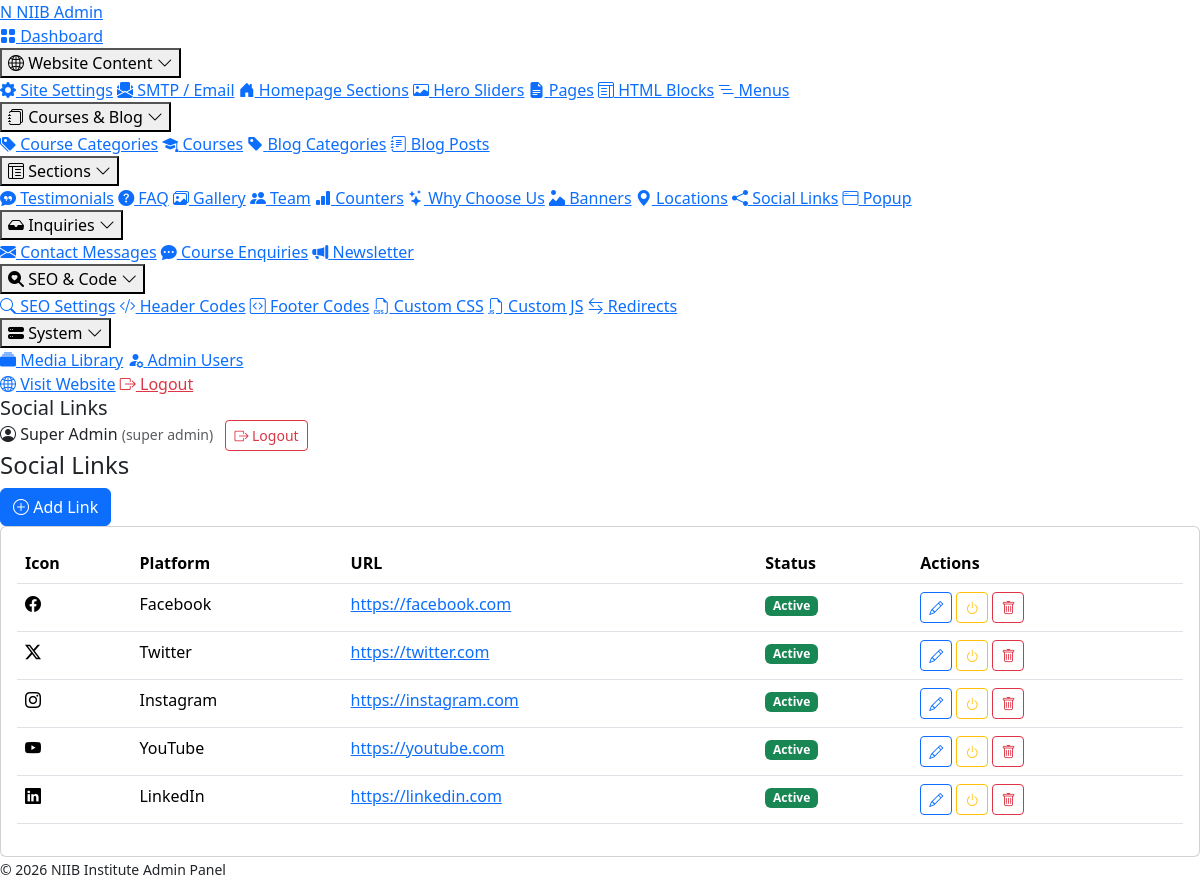
The app's page /admin/modules/social.php (signed in) with its own data.
### tables this page shows
CREATE TABLE `social_links` (
  `id` INT(11) UNSIGNED NOT NULL AUTO_INCREMENT,
  `platform` VARCHAR(80) NOT NULL,
  `url` VARCHAR(255) NOT NULL,
  `icon` VARCHAR(80) DEFAULT NULL,
  `sort_order` INT(11) NOT NULL DEFAULT 0,
  `status` TINYINT(1) NOT NULL DEFAULT 1,
  PRIMARY KEY (`id`)
);

### includes/functions.php (called while the page is built, shortened)
<?php
function e($value) {
    return htmlspecialchars((string)$value, ENT_QUOTES | ENT_HTML5, 'UTF-8');
}

### config/database.php (called while the page is built, shortened)
<?php
function db() {
    static $pdo = null;
    if ($pdo === null) {
        $dsn = 'mysql:host=' . DB_HOST . ';dbname=' . DB_NAME . ';charset=' . DB_CHARSET;
        $options = [
            PDO::ATTR_ERRMODE            => PDO::ERRMODE_EXCEPTION,
            PDO::ATTR_DEFAULT_FETCH_MODE => PDO::FETCH_ASSOC,
            PDO::ATTR_EMULATE_PREPARES   => false,
            PDO::MYSQL_ATTR_INIT_COMMAND => "SET NAMES " . DB_CHARSET
        ];
        try {
            $pdo = new PDO($dsn, DB_USER, DB_PASS, $options);
        } catch (PDOException $e) {
            if (ENVIRONMENT === 'development') {
                die('Database connection failed: ' . $e->getMessage());
            } else {
                error_log('DB connection error: ' . $e->getMessage());
                die('Service temporarily unavailable.');
            }
        }
    }
    return $pdo;
}

### admin/includes/auth.php (called while the page is built, shortened)
<?php
require_once __DIR__ . '/../../config/database.php';
require_once __DIR__ . '/../../includes/functions.php';
try {
    $stmt = db()->prepare("SELECT id, name, email, role, avatar FROM admin_users WHERE id=? AND status=1");
    $stmt->execute([$_SESSION['admin_id']]);
    $current_admin = $stmt->fetch();
} catch (Throwable $e) {
    die('DB error. Please run install.php.');
}

### admin/modules/social.php (the view, shortened to what this page needs)
<?php
require __DIR__.'/../includes/auth.php';
$page_title='Social Links'; $active='social';
$action=$_GET['action']??'list'; $id=(int)($_GET['id']??0); $pdo=db();
include __DIR__.'/../includes/header.php';
if ($action==='add' || $action==='edit') {
    $s=['id'=>0,'platform'=>'','url'=>'','icon'=>'','sort_order'=>0,'status'=>1];
    if ($action==='edit' && $id>0){$r=crud_fetch('social_links',$id); if($r)$s=$r;}
?>
<div class="page-header"><h4><?= $action==='edit'?'Edit Link':'Add Link' ?></h4><a class="btn btn-outline-secondary btn-sm" href="<?= ADMIN_URL ?>/modules/social.php"><i class="bi bi-arrow-left"></i> Back</a></div>
<form method="post"><?= csrf_field() ?><input type="hidden" name="id" value="<?= (int)$s['id'] ?>">
<div class="card"><div class="card-body"><div class="row g-3">
<div class="col-md-4"><label class="form-label">Platform *</label><input name="platform" class="form-control" required value="<?= e($s['platform']) ?>"></div>
<div class="col-md-5"><label class="form-label">URL *</label><input type="url" name="url" class="form-control" required value="<?= e($s['url']) ?>"></div>
<div class="col-md-3"><label class="form-label">Icon Class</label><input name="icon" class="form-control" value="<?= e($s['icon']) ?>" placeholder="bi-facebook"></div>
<div class="col-md-3"><label class="form-label">Sort Order</label><input type="number" name="sort_order" class="form-control" value="<?= (int)$s['sort_order'] ?>"></div>
<div class="col-md-3 d-flex align-items-end"><div class="form-check form-switch"><input type="checkbox" name="status" id="slst" value="1" class="form-check-input" <?= $s['status']?'checked':'' ?>><label for="slst" class="form-check-label">Active</label></div></div>
</div></div></div>
<button class="btn btn-primary mt-3"><i class="bi bi-check2-circle"></i> Save</button>
</form>
<?php } else { $rows=$pdo->query("SELECT * FROM social_links ORDER BY sort_order")->fetchAll(); ?>
<div class="page-header"><h4>Social Links</h4><a class="btn btn-primary" href="?action=add"><i class="bi bi-plus-circle"></i> Add Link</a></div>
<div class="card"><div class="card-body"><div class="table-responsive">
<table class="table table-hover"><thead><tr><th>Icon</th><th>Platform</th><th>URL</th><th>Status</th><th>Actions</th></tr></thead><tbody>
<?php foreach($rows as $r): ?>
<tr><td><i class="bi <?= e($r['icon']) ?>"></i></td><td><?= e($r['platform']) ?></td>
<td><a href="<?= e($r['url']) ?>" target="_blank" rel="noopener"><?= e($r['url']) ?></a></td>
<td><?= $r['status']?'<span class="badge bg-success">Active</span>':'<span class="badge bg-secondary">Inactive</span>' ?></td>
<td>
    <a class="btn btn-sm btn-outline-primary" href="?action=edit&id=<?= $r['id'] ?>"><i class="bi bi-pencil"></i></a>
    <a class="btn btn-sm btn-outline-warning" href="?action=toggle&id=<?= $r['id'] ?>"><i class="bi bi-power"></i></a>
    <a class="btn btn-sm btn-outline-danger confirm-delete" href="?action=delete&id=<?= $r['id'] ?>"><i class="bi bi-trash"></i></a>
</td></tr>
<?php endforeach; ?>
</tbody></table></div></div></div>
<?php } ?>
<?php include __DIR__.'/../includes/footer.php'; ?>

### admin/includes/header.php (shortened to what this page needs)
<?php
$page_title = $page_title ?? 'Admin';
$active = $active ?? '';
?>
<!DOCTYPE html>
<html lang="en">
<head>
<link href="https://cdn.jsdelivr.net/npm/bootstrap@5.3.2/dist/css/bootstrap.min.css" rel="stylesheet">
<link href="https://cdn.jsdelivr.net/npm/bootstrap-icons@1.11.1/font/bootstrap-icons.min.css" rel="stylesheet">
<link href="<?= ADMIN_URL ?>/assets/css/admin.css?v=4" rel="stylesheet">
</head>
<body>
<aside class="admin-sidebar">
    <div class="sidebar-brand">
        <a href="<?= ADMIN_URL ?>/index.php"><span class="logo-mark">N</span> <span class="logo-text">NIIB Admin</span></a>
    </div>
    <nav class="sidebar-nav">
        <a href="<?= ADMIN_URL ?>/index.php" class="<?= $active==='dashboard'?'active':'' ?>"><i class="bi bi-grid-fill"></i> Dashboard</a>
        <?php foreach ($nav_groups as $groupLabel => $group):
            $isOpen = false;
            foreach ($group['items'] as $i) if ($i['key'] === $active) { $isOpen = true; break; }
        ?>
        <div class="nav-group<?= $isOpen ? ' open' : '' ?>">
            <button type="button" class="nav-group-toggle">
                <i class="bi <?= e($group['icon']) ?>"></i>
                <span><?= e($groupLabel) ?></span>
                <i class="bi bi-chevron-down nav-group-chev"></i>
            </button>
            <div class="nav-group-items">
                <?php foreach ($group['items'] as $i): ?>
                    <a href="<?= ADMIN_URL ?>/<?= $i['href'] ?>" class="<?= $active===$i['key']?'active':'' ?>"><i class="bi <?= e($i['icon']) ?>"></i> <?= e($i['label']) ?></a>
                <?php endforeach; ?>
            </div>
        </div>
        <?php endforeach; ?>
        <a href="<?= SITE_URL ?>" target="_blank"><i class="bi bi-globe2"></i> Visit Website</a>
        <a href="<?= ADMIN_URL ?>/logout.php" class="text-danger"><i class="bi bi-box-arrow-right"></i> Logout</a>
    </nav>
</aside>
<div class="admin-main">
    <header class="admin-topbar">
        <h5 class="m-0"><?= e($page_title) ?></h5>
        <div class="ms-auto admin-user">
            <span class="d-none d-md-inline me-2"><i class="bi bi-person-circle"></i> <?= e($current_admin['name']) ?> <small class="text-muted">(<?= e(str_replace('_',' ',$current_admin['role'])) ?>)</small></span>
            <a href="<?= ADMIN_URL ?>/logout.php" class="btn btn-sm btn-outline-danger"><i class="bi bi-box-arrow-right"></i> Logout</a>
        </div>
    </header>
    <main class="admin-content">

### records on screen
social_links: platform "Facebook", url "https://facebook.com", status "Active"
social_links: platform "Twitter", url "https://twitter.com", status "Active"
social_links: platform "Instagram", url "https://instagram.com", status "Active"
social_links: platform "YouTube", url "https://youtube.com", status "Active"
social_links: platform "LinkedIn", url "https://linkedin.com", status "Active"

### other values on screen
$groupLabel "Website Content"
$i['label'] "Site Settings"
$i['label'] "SMTP / Email"
$i['label'] "Homepage Sections"
$i['label'] "Hero Sliders"
$i['label'] "Pages"
$i['label'] "HTML Blocks"
$i['label'] "Menus"
$groupLabel "Courses & Blog"
$i['label'] "Course Categories"
$i['label'] "Courses"
$i['label'] "Blog Categories"
$i['label'] "Blog Posts"
$groupLabel "Sections"
$i['label'] "Testimonials"
